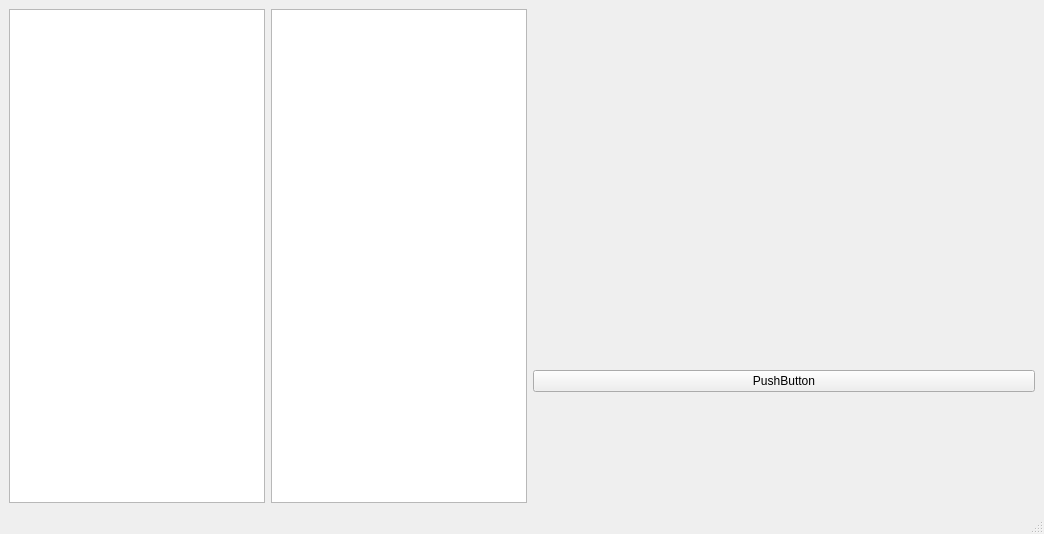
<?xml version="1.0" encoding="UTF-8"?>
<ui version="4.0">
 <class>MainWindow</class>
 <widget class="QMainWindow" name="MainWindow">
  <property name="geometry">
   <rect>
    <x>0</x>
    <y>0</y>
    <width>1044</width>
    <height>534</height>
   </rect>
  </property>
  <property name="windowTitle">
   <string>MainWindow</string>
  </property>
  <widget class="QWidget" name="centralwidget">
   <layout class="QGridLayout" name="gridLayout_2">
    <item row="1" column="2">
     <layout class="QVBoxLayout" name="verticalLayout">
      <item>
       <widget class="QLabel" name="label">
        <property name="text">
         <string/>
        </property>
       </widget>
      </item>
      <item>
       <layout class="QVBoxLayout" name="verticalLayout_3">
        <item>
         <spacer name="horizontalSpacer">
          <property name="orientation">
           <enum>Qt::Horizontal</enum>
          </property>
          <property name="sizeHint" stdset="0">
           <size>
            <width>40</width>
            <height>20</height>
           </size>
          </property>
         </spacer>
        </item>
        <item>
         <widget class="QPushButton" name="pushButton">
          <property name="text">
           <string>PushButton</string>
          </property>
         </widget>
        </item>
        <item>
         <spacer name="horizontalSpacer_2">
          <property name="orientation">
           <enum>Qt::Horizontal</enum>
          </property>
          <property name="sizeHint" stdset="0">
           <size>
            <width>40</width>
            <height>20</height>
           </size>
          </property>
         </spacer>
        </item>
       </layout>
      </item>
     </layout>
    </item>
    <item row="1" column="1">
     <layout class="QHBoxLayout" name="horizontalLayout_2">
      <item>
       <widget class="QListWidget" name="listWidget"/>
      </item>
      <item>
       <widget class="QListWidget" name="listWidget_2"/>
      </item>
     </layout>
    </item>
   </layout>
  </widget>
  <widget class="QMenuBar" name="menubar">
   <property name="geometry">
    <rect>
     <x>0</x>
     <y>0</y>
     <width>1044</width>
     <height>21</height>
    </rect>
   </property>
  </widget>
  <widget class="QStatusBar" name="statusbar"/>
 </widget>
 <resources/>
 <connections/>
</ui>
